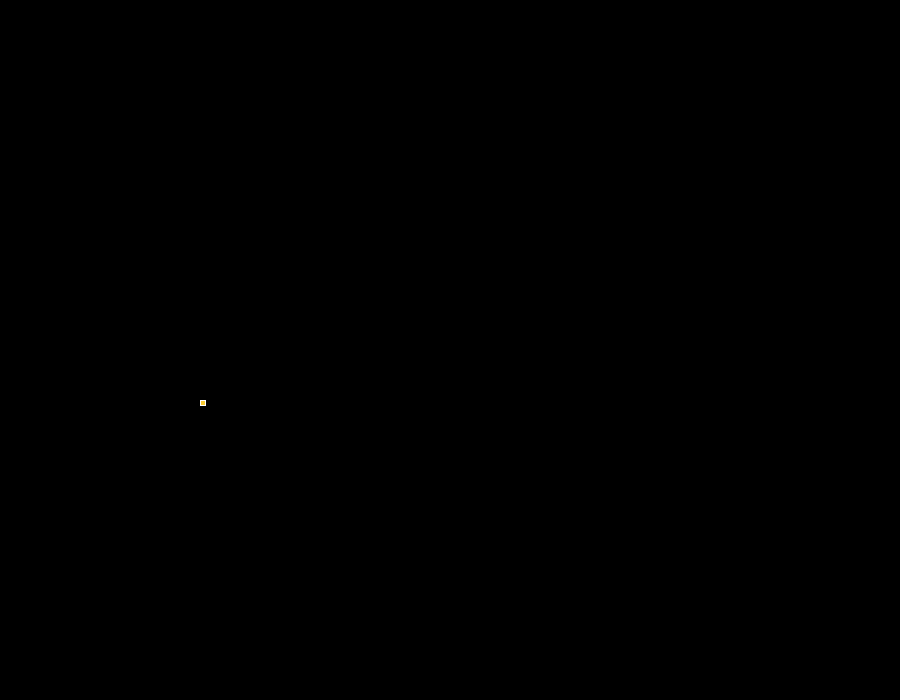
Frame 1 (no input)
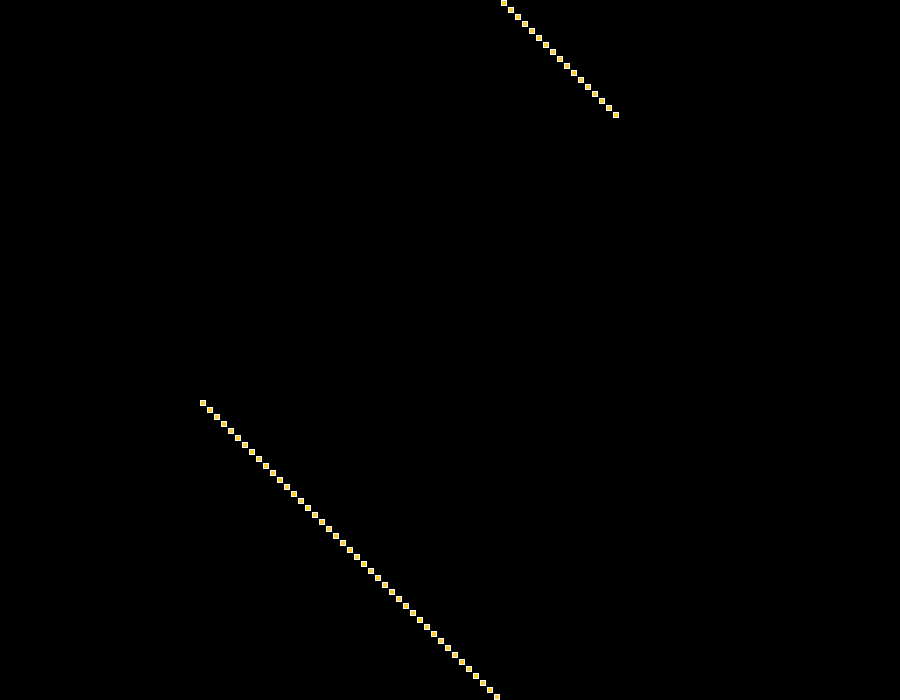
Frame 60 (the mouse pressed at the canvas centre just before this capture)
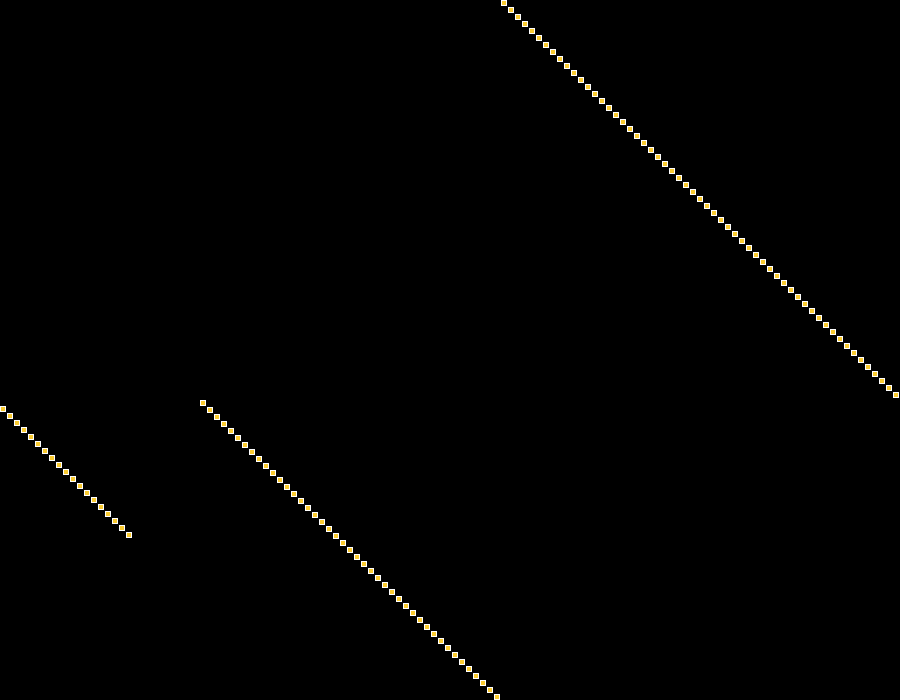
Frame 120 (the mouse held since frame 60 and released just before this capture)

The Processing sketch that drew these frames (run headless with seeded random() and noise(); from frame 60 on, the mouse is pressed at the canvas centre):

// Processing sketch: shootingstar
// ── shootingstar.pde
int numBalls=30;
float ballDiam = 5;
float maxSpeed=5;
Ball toby;

void setup() {
    background(0);
  size(900, 700); 
  stroke(255);
  toby = new Ball(color(#FACB30), 200, 400, 7, 7);
}// end setup 

void draw() {
  toby.display();
  toby.motion();
}//end draw
// ── BallClass.pde
class Ball {
  // first the the class all of the variables and types it will use
  color c;
  float xPos;
  float yPos;
  float xSpeed;
  float ySpeed;

  //then some weird stuff called the constructor 

  Ball(color cTemp, float xPosTemp, float yPosTemp, float xSpeedTemp, float ySpeedTemp) {
    c = cTemp;
    xPos = xPosTemp;
    yPos = yPosTemp;
    xSpeed = xSpeedTemp;
    ySpeed = ySpeedTemp;
  }// end constructor 

  // next come the methods for the ball objects
  // the methods these are the actions the object will perform

  void display() {
    fill(c);
    rect(xPos, yPos, ballDiam, ballDiam);
  }// end method display
  
  void motion(){
    xPos=xPos+xSpeed;
    yPos=yPos+ySpeed;
    if(yPos>height){yPos=0;}
    if (xPos>width){xPos=0;}
  }// end motion method
}// end class
